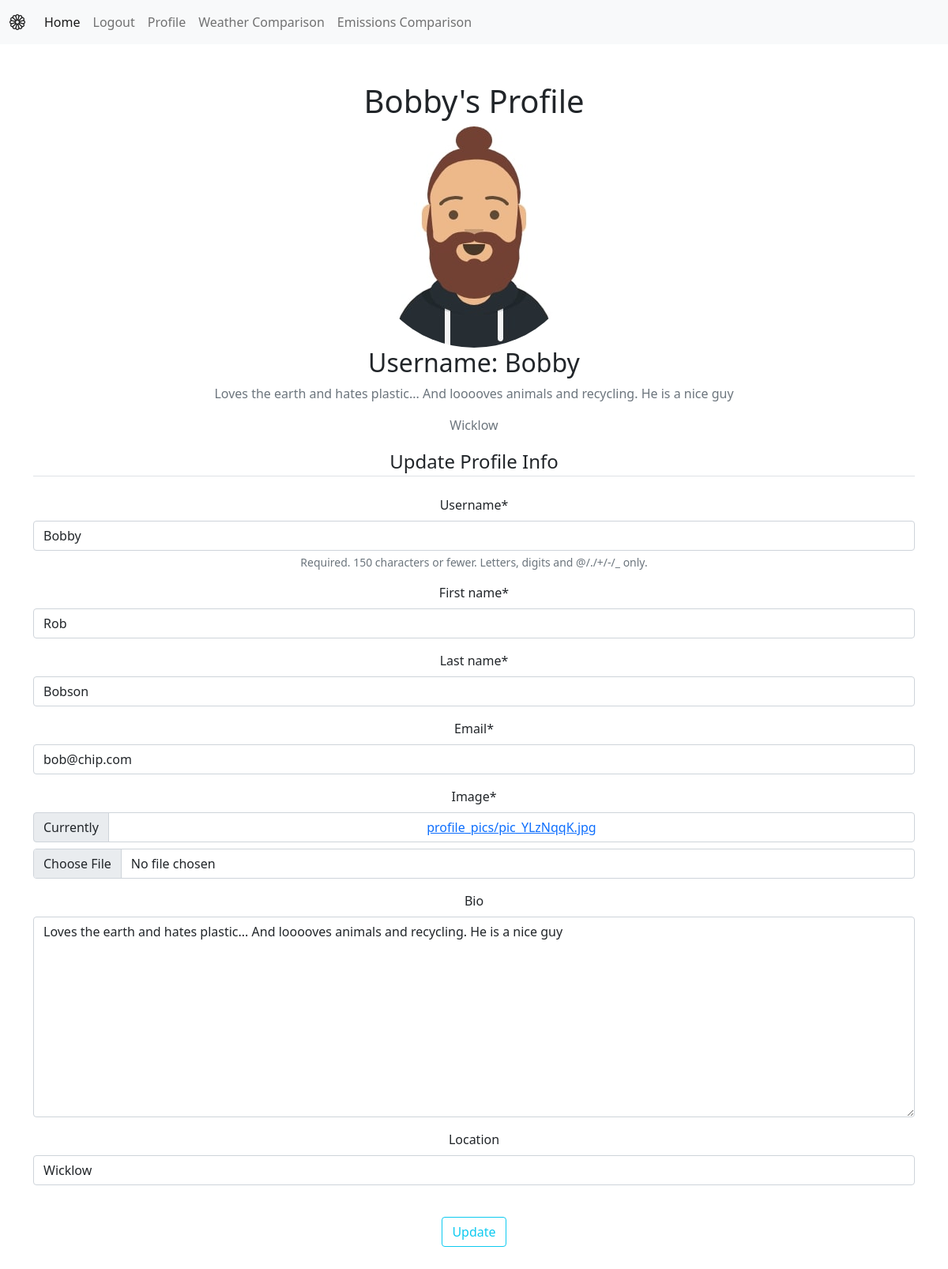
The app's page /members/profile (signed in) with its own data.
### members/models.py (models this page shows, shortened)
class Profile(models.Model):
    user = models.OneToOneField(User, on_delete=models.CASCADE) # one to one relationship with User model (aka the current, logged in user)
    bio = models.TextField(max_length=300, blank=True)
    image = models.ImageField(default='default.jpg', upload_to='profile_pics')
    location = models.CharField(max_length=30, blank=True)

### members/views.py (the view)
# urls.py: path('profile', views.profile, name='profile'),
@login_required(login_url='login') # decorator to restrict access to certain pages to logged in users only
def profile(request):
    if request.method == "POST": # post conditional, what is run when we submit the form
        user_form = UserUpdateForm(request.POST, instance=request.user) # pass in the instance of the user + post data
        profile_form = ProfileUpdateForm(request.POST, request.FILES, instance=request.user.profile) # pass in the instance of the user profile + plus data plus files for img
        if user_form.is_valid() and profile_form.is_valid():
            user_form.save()
            profile_form.save() # saving both forms
            print('saved')
            messages.success(request, 'Your profile has been updated successfully')
            return redirect('profile') # redirect to profile page and avoids extra post request (refreshing page)
    else:
        user_form = UserUpdateForm(instance=request.user) # pass in the instance of the user
        profile_form = ProfileUpdateForm(instance=request.user.profile) # pass in the instance of the user profile
    context = {
        'user_form': user_form,
        'profile_form': profile_form
    }
    return render(request, 'authenticate/profile.html', context) # empty conetxt dict

### members/forms.py
class UserUpdateForm(forms.ModelForm):
    email = forms.EmailField(widget=forms.EmailInput(attrs={'class': 'form-control'})) # add email field to form
    first_name = forms.CharField(max_length=30, widget=forms.TextInput(attrs={'class': 'form-control'})) # add first name field to form
    last_name = forms.CharField(max_length=30) # add second name field to form
    class Meta:
        model = User # model we want to interact with
        fields = ('username', 'first_name', 'last_name', 'email') # tuple of fields we want to display in the form

class ProfileUpdateForm(forms.ModelForm):
    class Meta:
        model = Profile # model we want to interact with
        fields = ('image', 'bio', 'location') # tuple of fields we want to display & update in the form

### members/templates/authenticate/profile.html (shortened to what this page needs)
{% extends "base.html" %}
{% load crispy_forms_tags %}
{% block content %}
<h1> {{ user.username}}'s Profile </h1>
    <div class="content-section">
      <div class="media">
        <img class="rounded-circle account-img" src="{{ user.profile.image.url }}">
        <div class="media-body">
          <h2 class="account-heading">Username: {{ user.username }}</h2>
          <p class="text-secondary">{{ user.profile.bio }}</p>
          <p class="text-secondary">{{ user.profile.location }}</p>
        </div>
      </div>
      <form method="POST" enctype="multipart/form-data" >
        <fieldset class="form-group">
            <legend class="border-bottom mb-4">Update Profile Info</legend>
            {{ user_form|crispy }}
            {{ profile_form|crispy }}
            <br>
        <button class="btn btn-outline-info" type="submit">Update</button>
    </form>
    </div>
{% endblock %}

### records on screen
Profile: bio "Loves the earth and hates plastic... And looooves animals and recycling. He is a nice guy", location "Wicklow"

### other values on screen
{{ user.username }} "Bobby"
{{ user.profile.bio }} "Loves the earth and hates plastic... And looooves animals and recycling. He is a nice guy"
{{ user.profile.location }} "Wicklow"
